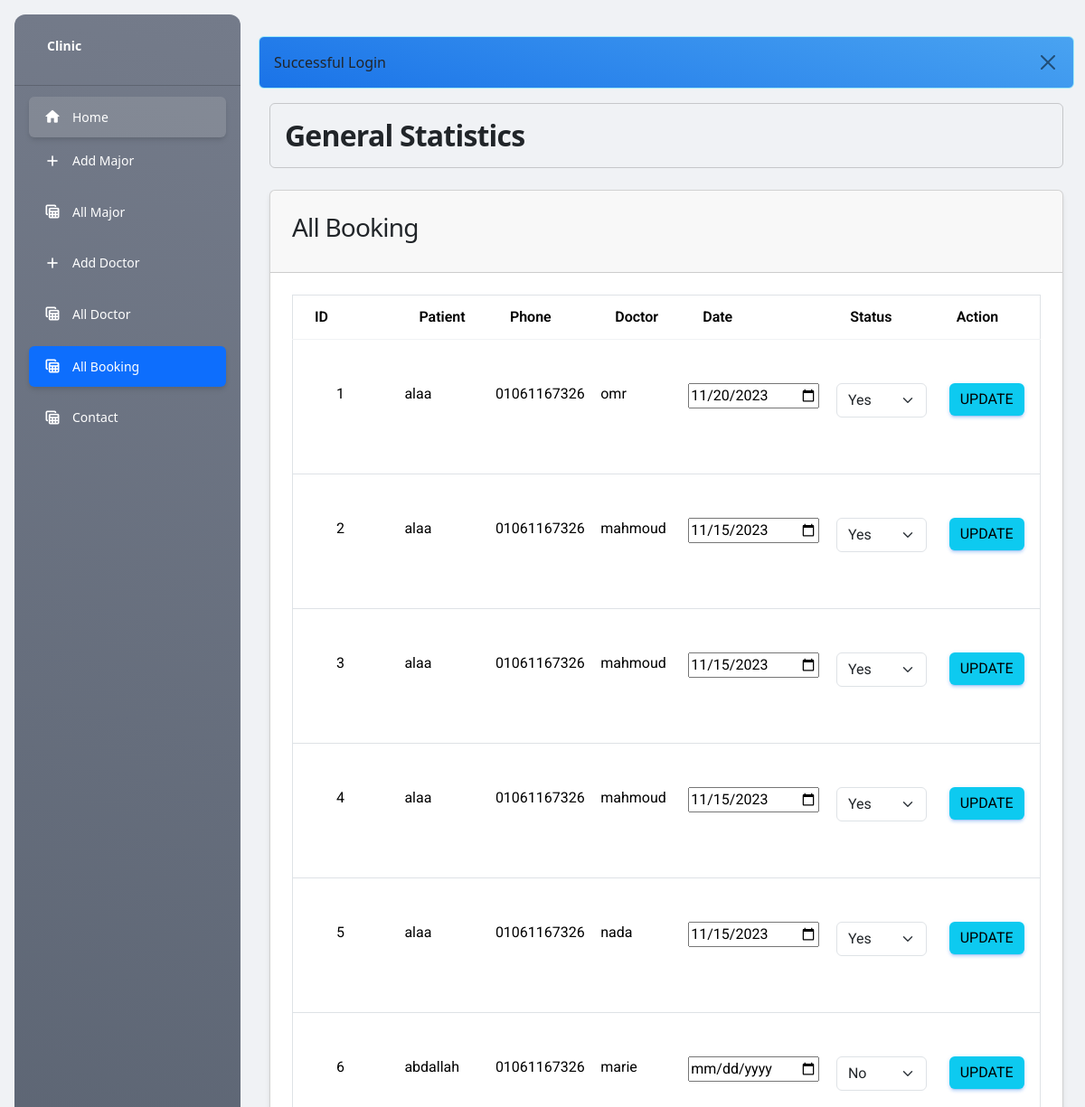
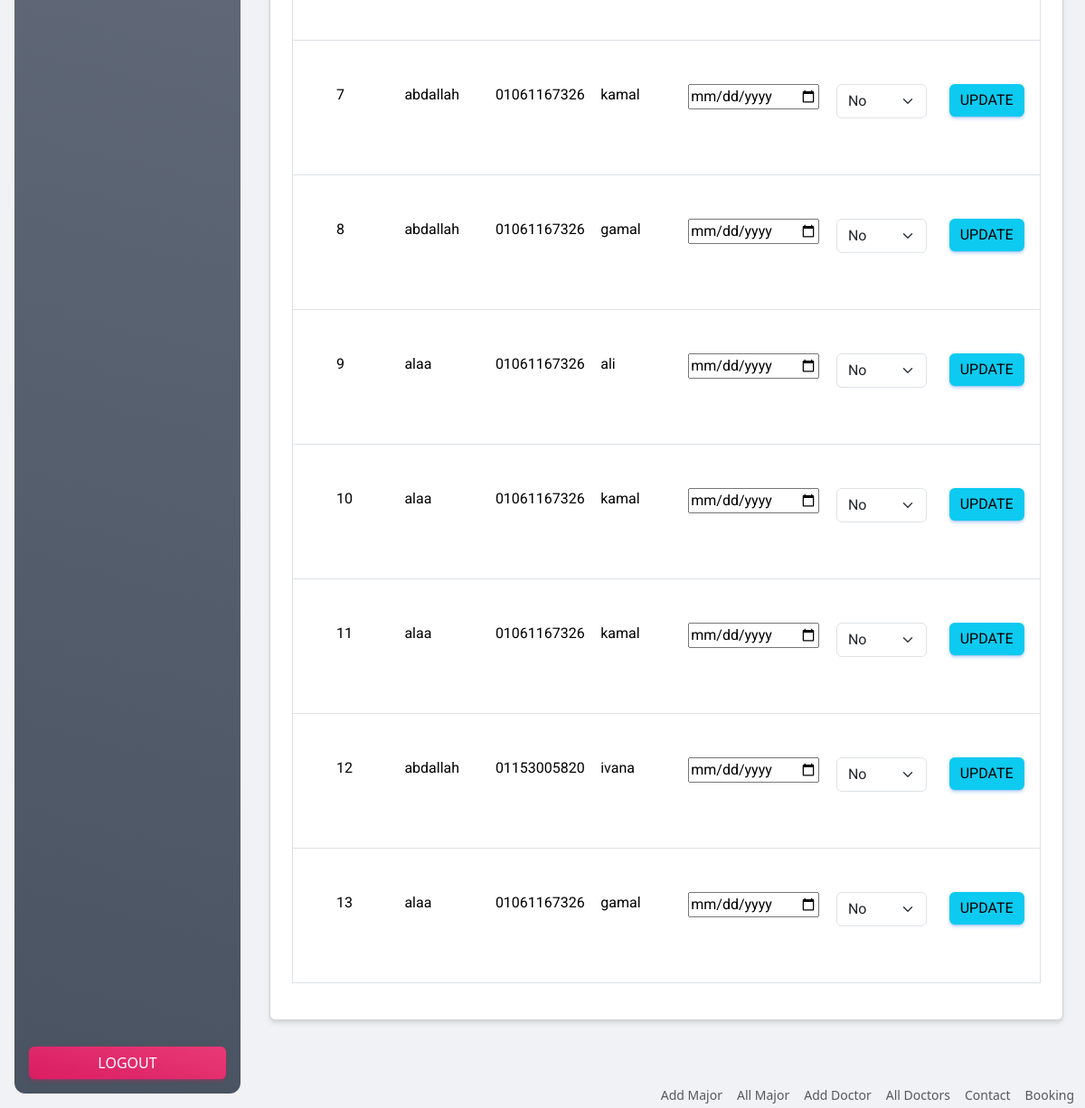
The page /Clinic/Admin/pages/Booking.php (signed in) on the database its author committed (2 pictures, top to bottom).
### tables this page shows
CREATE TABLE `majors` (
  `id` bigint(20) NOT NULL,
  `name` varchar(255) DEFAULT NULL,
  `status` enum('0','1') DEFAULT NULL,
  `image` varchar(255) DEFAULT NULL
);

CREATE TABLE `users` (
  `id` bigint(20) NOT NULL,
  `name` varchar(255) DEFAULT NULL,
  `phone` varchar(255) DEFAULT NULL,
  `email` varchar(255) DEFAULT NULL,
  `password` varchar(255) DEFAULT NULL,
  `role` enum('0','1') DEFAULT '0'
);

CREATE TABLE `doctors` (
  `id` bigint(20) NOT NULL,
  `name` varchar(255) DEFAULT NULL,
  `bio` varchar(75) DEFAULT NULL,
  `price` bigint(20) DEFAULT NULL,
  `image` varchar(255) DEFAULT NULL,
  `status` enum('0','1') DEFAULT NULL,
  `major_id` bigint(20) DEFAULT NULL
);

CREATE TABLE `booking` (
  `id` bigint(20) NOT NULL,
  `name` varchar(255) NOT NULL,
  `phone` bigint(20) NOT NULL,
  `user_id` bigint(20) DEFAULT NULL,
  `doctor_id` bigint(20) DEFAULT NULL,
  `date` date DEFAULT NULL,
  `status` enum('No','Yes') DEFAULT 'No'
);

### Clinic/Classes/DB.php (called while the page is built, shortened)
<?php
class DB
{
    private $conn;
    public function __construct()
    {
        $this->conn = new PDO("mysql:host=localhost;dbname=clinic", "root", "");
    }
    public function getData($table, $col = "*", $condition = true)
    {
        $sql = "SELECT $col FROM `$table` WHERE $condition";
        $result = $this->conn->query($sql);
        return $result->fetchAll(PDO::FETCH_ASSOC);
    }
}

### Clinic/Admin/pages/Booking.php (the view, shortened to what this page needs)
<?php
require_once "../inc/header.php";
require_once "../inc/main.php";
$sql = new DB();
$books = $sql->getData("booking");
foreach ($books as $book) {
    $doctors = $book["doctor_id"];
    $doctors = $sql->getData("doctors", "*", "id=$doctors");
}
?>
<div class="container">
    <div class="row">
        <div class="col-md-12">
            <div class="card">
                <div class="card-header">
                    <h3>All Booking</h3>
                </div>
                <div class="card-body">
                    <table class="table ">
                        <thead class="border">
                            <tr>
                                <th scope="col">ID</th>
                                <th scope="col">patient</th>
                                <th scope="col">Phone</th>
                                <th scope="col">Doctor</th>
                                <th scope="col">Date</th>
                                <th scope="col">Status</th>
                                <th scope="col">Action</th>
                            </tr>
                        </thead>
                        <tbody>
                            <?php
                            $count = 1;
                            $books = $sql->getData("booking");
                            foreach ($books as $book) {
                                $doctors = $book["doctor_id"];
                                $users = $book["user_id"];
                                $doctors = $sql->getData("doctors", "*", "id=$doctors");
                                $users = $sql->getData("users", "*", "id=$users");
                                foreach ($users as $user) {
                                    foreach ($doctors as $doctor) {
                                        $major_id = $doctor["major_id"];
                                        $majors = $sql->getData("majors", "*", "id=$major_id");
                                        foreach ($majors as $major) {
                                            ?>
                                            <form action="../Controller/Booking/updateController.php?book_id=<?= $book['id'] ?>"
                                                method="POST">
                                                <tr class="border">
                                                    <td scope="row" class="p-5">
                                                        <?= $count++ ?>
                                                    </td>
                                                    <td class="py-5">
                                                        <?= $user["name"] ?>
                                                    </td>
                                                    <td class="py-5">
                                                        <?= $user["phone"] ?>
                                                    </td>
                                                    <td class="py-5">
                                                        <?= $doctor["name"] ?>
                                                    </td>
                                                    <td class="py-5">
                                                        <input type="date" name="date" id=""
                                                            value="<?= $book["date"] == NULL ? "" : $book["date"] ?>">
                                                    </td>
                                                    <td class="py-5">
                                                        <select class="form-select" style="width: 100px; margin: 0 auto" name="status">
                                                            <?php
                                                            if ($book["status"] == "No") {
                                                                ?>
                                                                <option value="No" selected>No</option>
                                                            <?php } else { ?>
                                                                <option value="Yes" selected>Yes</option>
                                                            <?php } ?>
                                                        </select>
                                                    </td>
                                                    <td class="py-5">
                                                        <button type="submit" class="btn btn-info mx-2" type="submit">Update</لا>
                                                    </td>
                                                </tr>
                                            </form>
                                        <?php }
                                    }
                                }
                            } ?>
                        </tbody>
                    </table>
                </div>
            </div>
        </div>
    </div>
</div>
<?php
require_once "../inc/Footer.php";
?>

### Clinic/Admin/inc/header.php (shortened to what this page needs)
<?php
require_once "../../function/helper.php";
include "../../classes/DB.php";
$scriptName = $_SERVER["SCRIPT_NAME"];
$stringToArray = explode("/", $scriptName);
$page = end($stringToArray);
?>
<!DOCTYPE html>
<html lang="en">
<head>
    <link id="pagestyle" href="../assets/css/material-dashboard.min.css" rel="stylesheet" />
    <link rel="stylesheet" href="https://cdnjs.cloudflare.com/ajax/libs/bootstrap/5.3.2/css/bootstrap.min.css">
    <link rel="stylesheet" href="https://cdnjs.cloudflare.com/ajax/libs/font-awesome/6.4.2/css/all.min.css">
</head>
<body class="g-sidenav-show  bg-gray-200">
    <main class="main-content position-relative max-height-vh-100 h-100 border-radius-lg ">
        <?php
        include_once "aside.php";
        ?>

### Clinic/Admin/inc/aside.php (shortened to what this page needs)
<aside class="sidenav navbar navbar-vertical navbar-expand-xs border-0 border-radius-xl my-3 fixed-start ms-3   bg-gradient-secondary" id="sidenav-main">
    <div class="sidenav-header">
        <a class="navbar-brand m-0" href="../pages/index.php" target="_blank">
            <span class="ms-1 font-weight-bold text-white">Clinic</span>
        </a>
    </div>
    <hr class="horizontal light mt-0 mb-2">
    <div class="collapse navbar-collapse  w-auto  max-height-vh-100" id="sidenav-collapse-main">
        <ul class="navbar-nav">
            <li class="nav-item">
                <a class="nav-link text-dark active bg-gradient-primary" href="index.php">
                    <div class="text-white text-center me-2 d-flex align-items-center justify-content-center">
                        <i class="material-icons opacity-10">home</i>
                    </div>
                    <span class="nav-link-text ms-1">Home</span>
                </a>
            </li>
            <li class="nav-item mb-2">
                <a class="nav-link text-white <?= $page === "addMajor.php" ? 'active bg-primary' : ''; ?>" href="../pages/addMajor.php">
                    <div class="text-white text-center me-2 d-flex align-items-center justify-content-center">
                        <i class="material-icons opacity-10">add</i>
                    </div>
                    <span class="nav-link-text ms-1">Add Major</span>
                </a>
            </li>
            <li class="nav-item mb-2">
                <a class="nav-link text-white <?= $page === "showMajor.php" ? 'active bg-primary' : ''; ?>" href="../pages/showMajor.php">
                    <div class="text-white text-center me-2 d-flex align-items-center justify-content-center">
                        <i class="material-icons opacity-10">table_view</i>
                    </div>
                    <span class="nav-link-text ms-1">All Major</span>
                </a>
            </li>
            <li class="nav-item mb-2">
                <a class="nav-link text-white <?= $page === "addDoctor.php" ? 'active bg-primary' : ''; ?>" href="../pages/addDoctor.php">
                    <div class="text-white text-center me-2 d-flex align-items-center justify-content-center">
                        <i class="material-icons opacity-10">add</i>
                    </div>
                    <span class="nav-link-text ms-1">Add Doctor</span>
                </a>
            </li>
            <li class="nav-item mb-2">
                <a class="nav-link text-white <?= $page === "showDoctor.php" ? 'active bg-primary' : ''; ?>" href="../pages/showDoctor.php">
                    <div class="text-white text-center me-2 d-flex align-items-center justify-content-center">
                        <i class="material-icons opacity-10">table_view</i>
                    </div>
                    <span class="nav-link-text ms-1">All Doctor</span>
                </a>
            </li>
            <li class="nav-item mb-2">
                <a class="nav-link text-white <?= $page === "Booking.php" ? 'active bg-primary' : ''; ?>" href="../pages/Booking.php ">
                    <div class="text-white text-center me-2 d-flex align-items-center justify-content-center">
                        <i class="material-icons opacity-10">table_view</i>
                    </div>
                    <span class="nav-link-text ms-1">All Booking</span>
                </a>
            </li>
            <li class="nav-item mb-2">
                <a class="nav-link text-white <?= $page === "contact.php" ? 'active bg-primary' : ''; ?>" href="../pages/contact.php ">
                    <div class="text-white text-center me-2 d-flex align-items-center justify-content-center">
                        <i class="material-icons opacity-10">table_view</i>
                    </div>
                    <span class="nav-link-text ms-1">Contact</span>
                </a>
            </li>
        </ul>
    </div>
    <div class="sidenav-footer position-absolute w-100 bottom-0 ">
        <div class="mx-3">
            <a class="btn bg-gradient-primary mt-4 w-100" href="../controller/LogoutController.php" type="button">
                Logout
            </a>
        </div>
    </div>
</aside>

### Clinic/Admin/inc/main.php
<main class="main-content border-radius-lg ">
    <div class="container-fluid py-4 col-12">
        <?php
        keySession("login_success", "info");
        ?>
        <div class="row mx-auto col-12">
            <div class="col-lg-12 position-relative z-index-2">
                <div class="card card-plain mb-4">
                    <div class="card-body p-3">
                        <div class="row">
                            <div class="col-lg-6">
                                <div class="d-flex flex-column h-100">
                                    <h2 class="font-weight-bolder mb-0">General Statistics</h2>
                                </div>
                            </div>
                        </div>
                    </div>
                </div>
            </div>

### Clinic/function/helper.php (shortened to what this page needs)
<?php
if (!function_exists("keySession")) {
    function keySession($key, $type = "danger")
    {
        if (isset($_SESSION[$key])) {
            echo "<div class=\"alert alert-$type text-dark my-3 d-flex justify-content-between\" role=\"alert\">";
            echo $_SESSION[$key];
?>
<button type="button" class="btn-close" data-bs-dismiss="alert" aria-label="Close"></button>
<?php
            echo "</div>";
        }
    }
}
        ?>

### Clinic/Admin/inc/Footer.php (shortened to what this page needs)
</main>
<footer class="footer pt-5">
    <div class="container-fluid">
        <div class="row align-items-center justify-content-lg-between">
            <div class="col-lg-12">
                <ul class="nav nav-footer justify-content-center justify-content-lg-end">
                    <li class="nav-item">
                        <a href="../pages/addMajor.php" class="nav-link pe-0 text-muted" target="_blank">Add Major</a>
                    </li>
                    <li class="nav-item">
                        <a href="../pages/showMajor.php" class="nav-link pe-0 text-muted" target="_blank">All Major</a>
                    </li>
                    <li class="nav-item">
                        <a href="../pages/addDoctor.php" class="nav-link pe-0 text-muted" target="_blank">Add Doctor</a>
                    </li>
                    <li class="nav-item">
                        <a href="../pages/showDoctor.php" class="nav-link pe-0 text-muted" target="_blank">All
                            Doctors</a>
                    </li>
                    <li class="nav-item">
                        <a href="../pages/contact.php" class="nav-link pe-0 text-muted" target="_blank">Contact</a>
                    </li>
                    <li class="nav-item">
                        <a href="../pages/Booking.php" class="nav-link pe-0 text-muted" target="_blank">Booking</a>
                    </li>
                </ul>
            </div>
        </div>
    </div>
</footer>
</body>
</html>

### rows shown on the page
booking: date "11/20/2023"
users: name "alaa", phone "01061167326"
doctors: name "omr"
majors: status "Yes"
booking: date "11/15/2023"
doctors: name "mahmoud"
majors: status "Yes"
booking: date "11/15/2023"
booking: date "11/15/2023"
booking: date "11/15/2023"
doctors: name "nada"
majors: status "Yes"
users: name "abdallah", phone "01061167326"
doctors: name "marie"
majors: status "No"
doctors: name "kamal"
majors: status "No"
doctors: name "gamal"
majors: status "No"
doctors: name "ali"
majors: status "No"
users: name "abdallah", phone "01153005820"
doctors: name "ivana"
majors: status "No"

### other values the page prints
$_SESSION[$key] "Successful Login"
